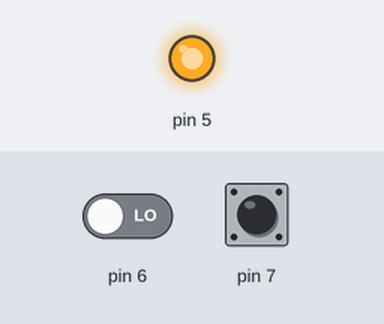
Simulated run of this sketch. Board: Arduino Uno, built with avr-gcc and run on an emulated ATmega328P. Parts: output pins drawn as LEDs (lit = HIGH). Dashed ring = blinking. Inputs (shaded band) come from the test bench; at power-on: pin 7 LOW, pin 6 LOW. What the sketch prints to the serial monitor is not drawn.

Above: at 1.2 s.
1.3 s: pin 7 pulsed HIGH 5 times (0.12 s each, 0.3 s apart)
At 1.87 s:
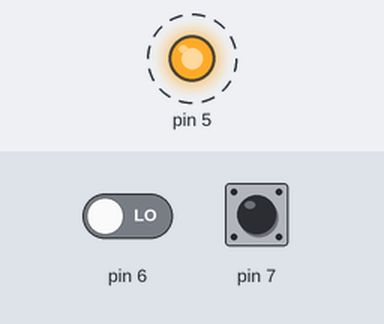
At 3.9 s:
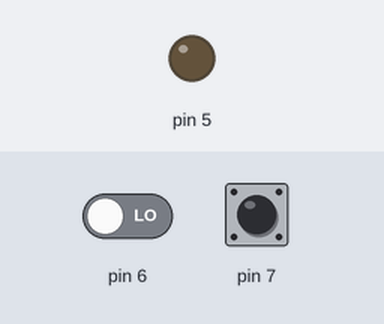
Timing chart, 0 to 5.4 s (numbered marks = the images above; inputs shaded):
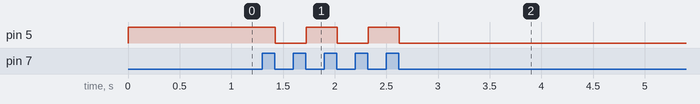

Measured:
- after the input at 1.3 s, pin 5: alternates HIGH for 0.30 s and LOW for 0.30 s, 5 changes in all, then stays LOW, starting after 0.12 s

The sketch:

Relay.ino
```cpp
//Relay code copied from https://wiki.seeedstudio.com/Grove-Relay/ - Alex P

boolean state1 = 0;
boolean state2 = 0;
//Pertaining to state1
boolean on = 0;
boolean hold = 0;
void setup()
{
  //pin of the relay
  Serial.begin(9600);
  pinMode(5, OUTPUT);
  //pins of the button
  pinMode(6, INPUT);
  pinMode(7, INPUT);
}

void loop()
{
  //Turn relay on and off as button is pressed
  state1 = digitalRead(6);
  state2 = digitalRead(7);
  Serial.println(on);
  checkButton();
  if(on) {
    digitalWrite(5,HIGH);
  } else {
    digitalWrite(5,LOW);
  }

}

void checkButton() {
  if(!hold && !state2) {
    //button not having been held and beingp ressed
    on = !on;
    hold = 1;
  } else if(state2) {
    hold = 0;
  }
}
```
